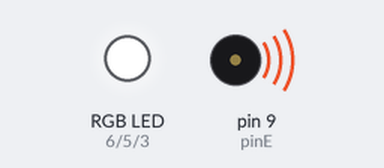
The sketch below on a simulated Arduino Uno, built with avr-gcc and run on an emulated ATmega328P. On the bench: an RGB LED mixed from three pins (HIGH = lit), buzzer (waves = sounding).

Above: at 0.1 s.
At 1.4 s:
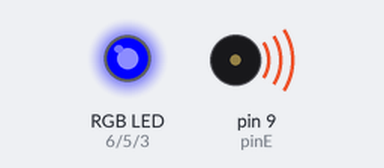
At 5.9 s:
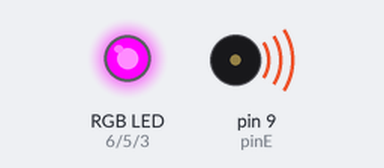
At 13.1 s:
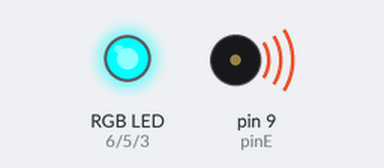
At 20.8 s:
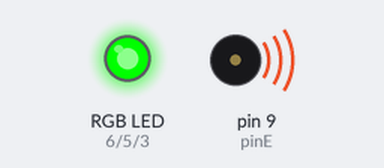
At 28.6 s:
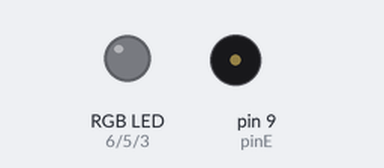
Timing chart, 0 to 40.0 s (numbered marks = the images above):
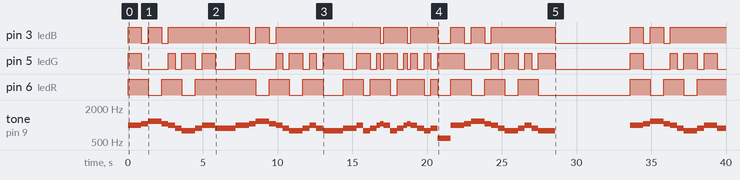

The sketch:

Buzzer_HimnoLaAlegria.ino
```cpp
/*
 * Himno de la alegria
 */


int pinE = 9;

// octava 4
int do4 = 523;
int doS4 = 554;
int re4 = 587;
int reS4 = 622;
int mi4 = 659;
int fa4 = 698;
int faS4 = 739;
int sol4 = 783;
int solS4 = 830;
int la4 = 880;
int laS4 = 932;
int si4 = 987;
// octava 5
int do5 = 1046;
int doS5 = 1108;
int re5 = 1174;
int reS5 = 1244;
int mi5 = 1318;
int fa5 = 1396;
int faS5 = 1479;
int sol5 = 1567;
int solS5 = 1661;
int la5 = 1760;
int laS5 = 1864;
int si5 = 1975;

//tiempos ( son a consideracion del artista )
double redonda = 1800;
double blanca = redonda / 2; // la mitad de la redonda
double negra = redonda / 4; // la cuarta parte de la redonda
double corchea = redonda / 8; // la octava parte de la redonda
double semicorchea = redonda / 16; // tambien llamada doble corchea y es la dieciseisava parte de una redonda
double fusa = redonda / 32; // tambien llamada triple corchea y es la treintaidosava parte de una redonda
double semifusa = redonda / 64; //  tambien llamada cuadruple corchea y es la sesentaicuatroava parte de una redonda


int ledR = 6;
int ledG = 5;
int ledB = 3;

void setup() {
  Serial.begin(9600);
  pinMode(pinE, OUTPUT);
  pinMode(ledR, OUTPUT);
  pinMode(ledG, OUTPUT);
  pinMode(ledB, OUTPUT);
  pinMode(pinE,OUTPUT);

}

void enciedeLedRGB(int rojo,int verde, int azul){

  analogWrite(ledR, rojo);
  analogWrite(ledG, verde);
  analogWrite(ledB, azul);

}
void color(int opcion){

    switch(opcion){
      case 1:{
              //para blanco
              enciedeLedRGB(255,255,255);
              break;}
      case 2:{
              //para rojo bajo
              enciedeLedRGB(255,0,0);
              break;}
      case 3:{
              //para azul bajo
              enciedeLedRGB(0,0,255);
              break;}
      case 4:{
              //para verde bajo
              enciedeLedRGB(0,255,0);
              break;}
      case 5:{
              //para rosa bajo
              enciedeLedRGB(255,0,255);
              break;}
      case 6:{
              //para cian bajo
              enciedeLedRGB(0,255,255);
              break;}
      default:{
              //para negro
              enciedeLedRGB(0,0,0);
              break;}
    }

  }

void loop() {
  //Himno de la alegria

  color(1);
  tone(pinE, si4, blanca); delay(blanca);
  color(2);
  tone(pinE, do5, negra);delay(negra);
  color(3);
  tone(pinE, re5, negra); delay(negra);
  tone(pinE, re5, negra);delay(negra);
  color(2);
  tone(pinE, do5, negra);delay(negra);
  color(1);
  tone(pinE, si4, negra); delay(negra);
  color(5);
  tone(pinE, la4, negra);delay(negra);
  color(6);
  tone(pinE, sol4, negra); delay(negra);
  tone(pinE, sol4, negra); delay(negra);
  color(5);
  tone(pinE, la4, negra); delay(negra);
  color(1);
  tone(pinE, si4, negra); delay(negra);
  tone(pinE, si4, negra); delay(negra);
  color(5);
  tone(pinE, la4, negra); delay(negra);
  tone(pinE, la4, blanca); delay(blanca);

  color(1);
  tone(pinE, si4, blanca); delay(blanca);
  color(2);
  tone(pinE, do5, negra); delay(negra);
  color(3);
  tone(pinE, re5, negra); delay(negra);
  tone(pinE, re5, negra); delay(negra);
  color(2);
  tone(pinE, do5, negra); delay(negra);
  color(1);
  tone(pinE, si4, negra); delay(negra);
  color(5);
  tone(pinE, la4, negra); delay(negra);
  color(6);
  tone(pinE, sol4, negra); delay(negra);
  tone(pinE, sol4, negra); delay(negra);
  color(5);
  tone(pinE, la4, negra); delay(negra);
  color(1);
  tone(pinE, si4, negra); delay(negra);
  color(5);
  tone(pinE, la4, negra); delay(negra);
  color(6);
  tone(pinE, sol4, negra); delay(negra);
  tone(pinE, sol4, blanca); delay(blanca);

  color(5);
  tone(pinE, la4, negra); delay(negra);
  tone(pinE, la4, negra); delay(negra);
  color(1);
  tone(pinE, si4, negra); delay(negra);
  color(6);
  tone(pinE, sol4, negra); delay(negra);
  color(5);
  tone(pinE, la4, negra); delay(negra);
  color(1);
  tone(pinE, si4, corchea); delay(corchea);
  color(2);
  tone(pinE, do5, corchea); delay(corchea);
  color(1);
  tone(pinE, si4, negra); delay(negra);
  color(6);
  tone(pinE, sol4, negra); delay(negra);
  color(5);
  tone(pinE, la4, negra); delay(negra);
  color(1);
  tone(pinE, si4, corchea); delay(corchea);
  color(2);
  tone(pinE, do5, corchea); delay(corchea);
  color(1);
  tone(pinE, si4, negra); delay(negra);
  color(5);
  tone(pinE, la4, negra); delay(negra);
  color(6);
  tone(pinE, sol4, negra); delay(negra);
  color(5);
  tone(pinE, la4, negra); delay(negra);
  color(4);
  tone(pinE, re4, blanca); delay(blanca);

  color(1);
  tone(pinE, si4, negra); delay(negra);
  tone(pinE, si4, negra); delay(negra);
  color(2);
  tone(pinE, do5, negra); delay(negra);
  color(3);
  tone(pinE, re5, negra); delay(negra);
  tone(pinE, re5, negra); delay(negra);
  color(2);
  tone(pinE, do5, negra); delay(negra);
  color(1);
  tone(pinE, si4, negra); delay(negra);
  color(5);
  tone(pinE, la4, negra); delay(negra);
  color(6);
  tone(pinE, sol4, negra); delay(negra);
  tone(pinE, sol4, negra); delay(negra);
  color(5);
  tone(pinE, la4, negra); delay(negra);
  color(1);
  tone(pinE, si4, negra); delay(negra);
  color(5);
  tone(pinE, la4, negra); delay(negra);
  color(6);
  tone(pinE, sol4, corchea); delay(corchea);
  tone(pinE, sol4, blanca); delay(blanca);

  color(0);
  delay(5000);

}
```

Measured:
- by itself, pin 3 (ledB): LOW → HIGH at 0.00 s, → LOW 0.90 s later, → HIGH 0.45 s later, → LOW 0.90 s later, … (25 changes in this stretch)
- by itself, pin 5 (ledG): LOW → HIGH at 0.00 s, → LOW 0.90 s later, → HIGH 1.8 s later, → LOW 0.45 s later, … (48 changes in this stretch)
- by itself, pin 6 (ledR): LOW → HIGH at 0.00 s, → LOW 1.4 s later, → HIGH 0.90 s later, → LOW 1.4 s later, … (29 changes in this stretch)
- by itself, tone on pin 9 (pinE): plays 987 Hz for 0.90 s, 1046 Hz for 0.45 s, 1174 Hz for 0.90 s, 1046 Hz for 0.45 s, 987 Hz for 0.45 s, 880 Hz for 0.45 s … (58 notes in this stretch)
